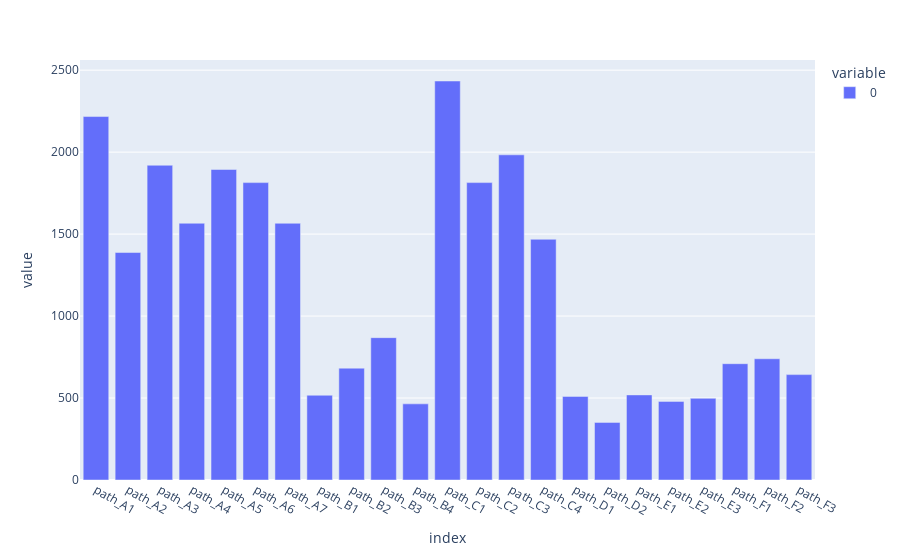

The code cell stored with this chart in its notebook:
### Code cell
data_canada = px.data.gapminder().query("country == 'Canada'")
fig = px.bar(users[columns].median())
fig.show()

### Figure 1 — Plotly figure (JSON) as saved in the notebook; plotly's stock layout.template omitted (floating-point values rounded to 4 significant figures)
{"data": [{"alignmentgroup": "True", "hovertemplate": "variable=0<br>index=%{x}<br>value=%{y}<extra></extra>", "legendgroup": "0", "marker": {"color": "#636efa", "pattern": {"shape": ""}}, "name": "0", "offsetgroup": "0", "orientation": "v", "showlegend": true, "textposition": "auto", "type": "bar", "x": ["path_A1", "path_A2", "path_A3", "path_A4", "path_A5", "path_A6", "path_A7", "path_B1", "path_B2", "path_B3", "path_B4", "path_C1", "path_C2", "path_C3", "path_C4", "path_D1", "path_D2", "path_E1", "path_E2", "path_E3", "path_F1", "path_F2", "path_F3"], "xaxis": "x", "y": [2217.0, 1388.0, 1920.0, 1566.0, 1894.0, 1814.0, 1566.0, 517.0, 682.2, 868.2, 464.4, 2434.0, 1814.0, 1984.0, 1468.0, 510.0, 351.4, 519.1, 479.5, 498.3, 709.5, 739.5, 642.9], "yaxis": "y"}], "layout": {"barmode": "relative", "legend": {"title": {"text": "variable"}, "tracegroupgap": 0}, "margin": {"t": 60}, "xaxis": {"anchor": "y", "domain": [0, 1], "title": {"text": "index"}}, "yaxis": {"anchor": "x", "domain": [0, 1], "title": {"text": "value"}}}}
